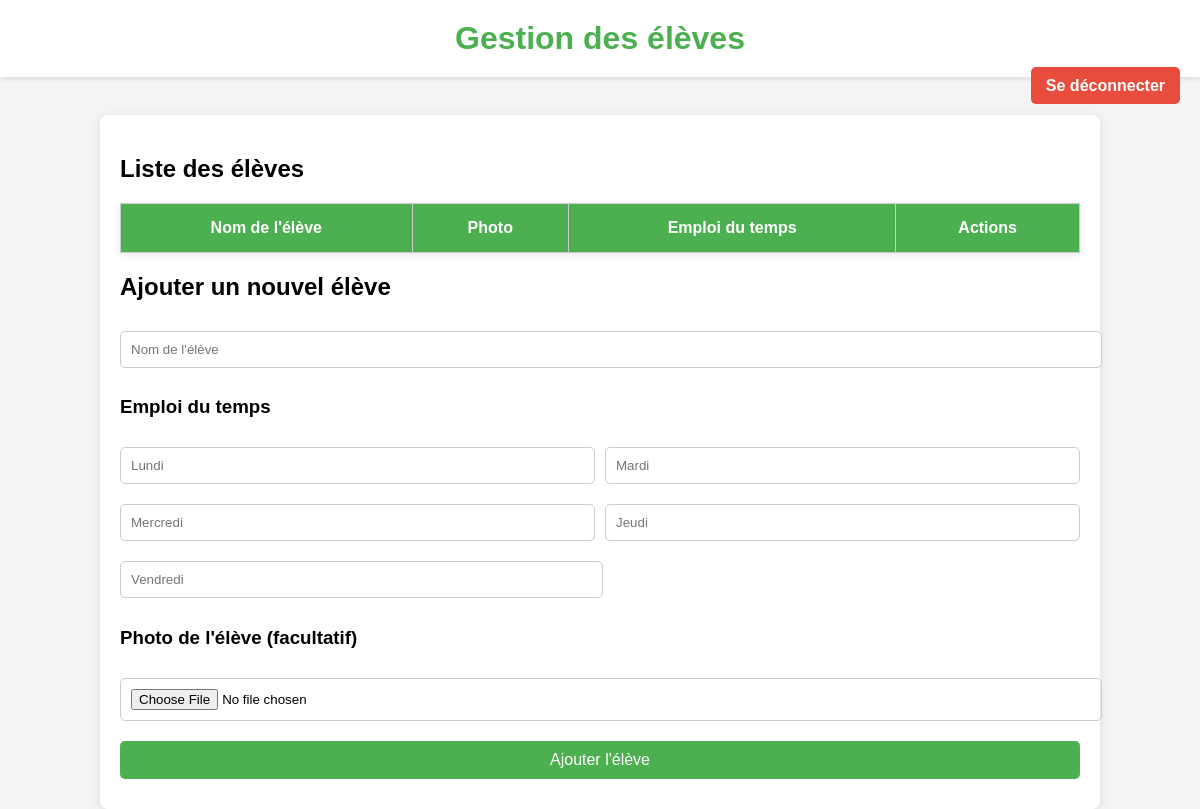
Before: /admin (signed in) with the older database file.
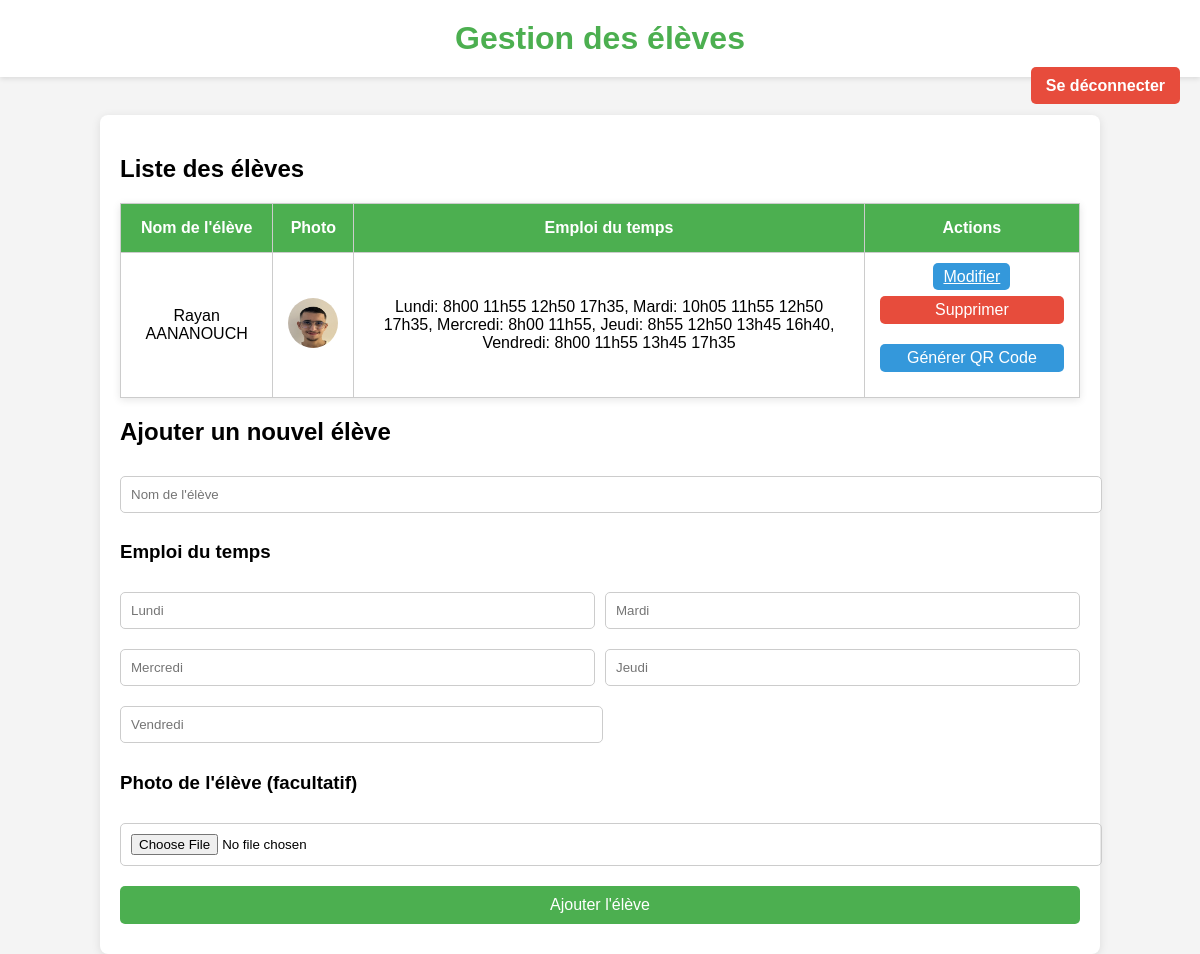
After: the same page with the newer database file.
### tables this page shows
CREATE TABLE eleves (
            id INTEGER PRIMARY KEY AUTOINCREMENT,
            nom_eleve TEXT UNIQUE,
            autorise INTEGER DEFAULT 0
        , photo TEXT, emploi_du_temps TEXT);

### app.py (the view)
@app.route('/admin')
def admin():
    if not session.get('admin'):
        flash("Accès non autorisé. Veuillez vous connecter.", "danger")
        return redirect(url_for('login'))
    conn = sqlite3.connect(DB_FILE)
    cursor = conn.cursor()
    cursor.execute("SELECT nom_eleve, photo, emploi_du_temps FROM eleves")
    eleves = cursor.fetchall()
    conn.close()
    return render_template('admin.html', eleves=eleves)

### templates/admin.html (shortened to what this page needs)
<!DOCTYPE html>
<html lang="fr">
<head>
</head>
<body>
    <h1>Gestion des élèves</h1>
    <div class="logout-btn">
        <a href="{{ url_for('logout') }}">Se déconnecter</a>
    </div>
    <div class="container">
        <h2>Liste des élèves</h2>
        <table>
            <thead>
                <tr>
                    <th>Nom de l'élève</th>
                    <th>Photo</th>
                    <th>Emploi du temps</th>
                    <th>Actions</th>
                </tr>
            </thead>
            <tbody>
                {% for eleve in eleves %}
                    <tr>
                        <td>{{ eleve[0] }}</td>
                        <td><img src="{{ eleve[1] }}" alt="Photo de l'élève"></td>
                        <td>{{ eleve[2] }}</td>
                        <td>
                            <a href="{{ url_for('edit_eleve', nom_eleve=eleve[0]) }}" class="generate-qr-btn">Modifier</a>
                            <form action="{{ url_for('delete_eleve', nom_eleve=eleve[0]) }}" method="post" style="display:inline;">
                                <button type="submit" class="delete-btn">Supprimer</button>
                            </form>
                            <form action="{{ url_for('generate_qr') }}" method="post" style="display:inline;">
                                <button type="submit" class="generate-qr-btn">Générer QR Code</button>
                            </form>
                        </td>
                    </tr>
                {% endfor %}
            </tbody>
        </table>
        <h2>Ajouter un nouvel élève</h2>
        <form action="/add_eleve" method="post" enctype="multipart/form-data">
            <input type="text" name="nom_eleve" placeholder="Nom de l'élève" required>
            <h3>Emploi du temps</h3>
            <div class="form-row">
                <input type="text" name="lundi" placeholder="Lundi" required>
                <input type="text" name="mardi" placeholder="Mardi" required>
            </div>
            <div class="form-row">
                <input type="text" name="mercredi" placeholder="Mercredi" required>
                <input type="text" name="jeudi" placeholder="Jeudi" required>
            </div>
            <div class="form-row">
                <input type="text" name="vendredi" placeholder="Vendredi" required>
            </div>
            <h3>Photo de l'élève (facultatif)</h3>
            <input type="file" name="photo" accept="image/*">
            <button type="submit">Ajouter l'élève</button>
        </form>
    </div>
</body>
</html>

### templates/admin.html (style rules this page uses)
body { font-family: Arial, sans-serif; background: #f4f4f4; margin: 0; padding: 0; }
h1 { text-align: center; color: #4CAF50; padding: 20px 0; margin: 0; background-color: #ffffff; box-shadow: 0 2px 5px rgba(0, 0, 0, 0.1); }
.logout-btn { text-align: right; margin-bottom: 20px; padding-right: 20px; }
.logout-btn a { background-color: #e74c3c; color: white; padding: 10px 15px; text-decoration: none; border-radius: 5px; font-weight: bold; }
.container { width: 80%; margin: 0 auto; padding: 20px; background-color: white; box-shadow: 0 2px 10px rgba(0, 0, 0, 0.1); border-radius: 8px; }
form input, form button, form textarea { width: 100%; padding: 10px; margin: 10px 0; border: 1px solid #ccc; border-radius: 5px; }
form button { background-color: #4CAF50; color: white; font-size: 16px; cursor: pointer; border: none; transition: background-color 0.3s; }
.form-row { display: flex; justify-content: space-between; gap: 10px; }
.form-row input { width: 48%; }
table { width: 100%; border-collapse: collapse; background-color: white; box-shadow: 0 2px 8px rgba(0, 0, 0, 0.1); }
th, td { padding: 15px; text-align: center; border: 1px solid #ccc; }
th { background-color: #4CAF50; color: white; }
td img { width: 50px; height: 50px; border-radius: 50%; }
.delete-btn { background-color: #e74c3c; color: white; border: none; padding: 5px 10px; border-radius: 5px; cursor: pointer; }
.generate-qr-btn { background-color: #3498db; color: white; border: none; padding: 5px 10px; border-radius: 5px; cursor: pointer; }

Changed rows visible on the page:
added eleves: nom_eleve "Rayan AANANOUCH", emploi_du_temps "Lundi: 8h00 11h55 12h50 17h35, Mardi: 10h05 11h55 12h50 17h35, Mercredi: 8h00 11h55, Jeudi: 8h55 12h50 13h45 16h40, Vendredi: 8h00 11h55 13h45 17h35"
